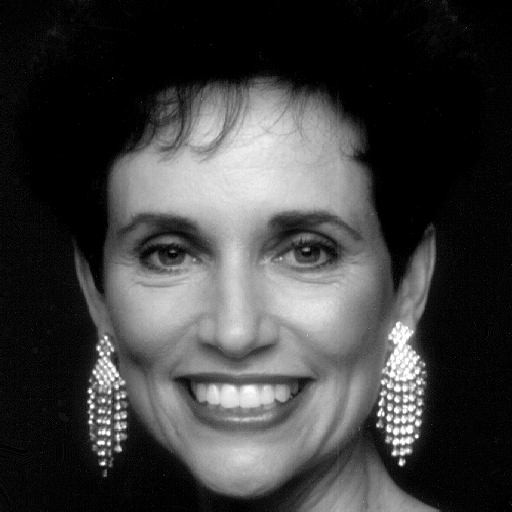
#> input picture Ex_Image_Processing/Ex6/volto.tif, 512 x 512 px
$ python ex_3_spettro_di_fase.py
#> lines starting #> are read from the running program, lines starting #| are printed output that depends on the picture
# -*- coding: utf-8 -*-
"""
Created on Tue May 16 18:39:53 2023

@author: plett
"""

import numpy as np # importa Numpy
import matplotlib.pyplot as plt # importa Matplotlib
import scipy.ndimage as ndi # importa Scipy per le immagini
import skimage.io as io # importa il modulo Input/Output di SK-Image

plt.close('all')

x = np.float64(io.imread('volto.tif'))
#> x: shape (512, 512) float64; min 0, max 255, mean 62.2

plt.figure(1)
plt.title('immagine originale')
plt.imshow(x, clim = [0,255], cmap = 'gray')

X = np.fft.fft2(x)
Xf = np.fft.fftshift(X)
plt.figure(2)
Z = np.log(1+np.abs(Xf)); # enhancement per visualizzazione
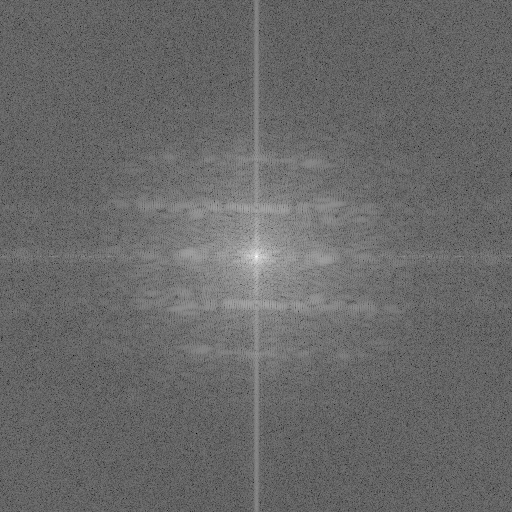
#> Z: shape (512, 512) float64; min 1.42, max 16.61, mean 7.68; drawn with min black and max white
plt.subplot(1,2,1);
plt.imshow(Z,clim=None,cmap='gray', extent=(-0.5,+0.5,+0.5,-0.5))
plt.title('Spettro di ampiezza')
plt.subplot(122)
plt.imshow(np.angle(Xf), clim=[-np.pi, np.pi], cmap='gray', extent=(-0.5,+0.5,+0.5,-0.5));
plt.title('Spettro di fase');

# Proviamo adesso a ricostruire un’immagine con la sola
# informazione di ampiezza o con la sola informazione di fase

ym = np.real(np.fft.ifft2(np.abs(X))) # ricostruzione solo modulo
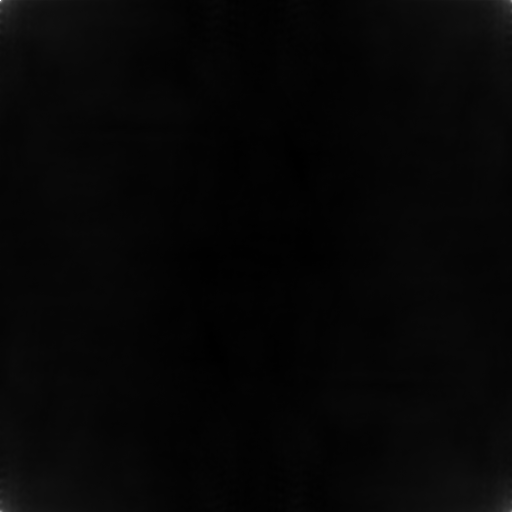
#> ym: shape (512, 512) float64; min -58.22, max 4611.8, mean 62.2; drawn with min black and max white
yf = np.real(np.fft.ifft2(np.exp(1j*np.angle(X)))) # ricostruzione solo fase
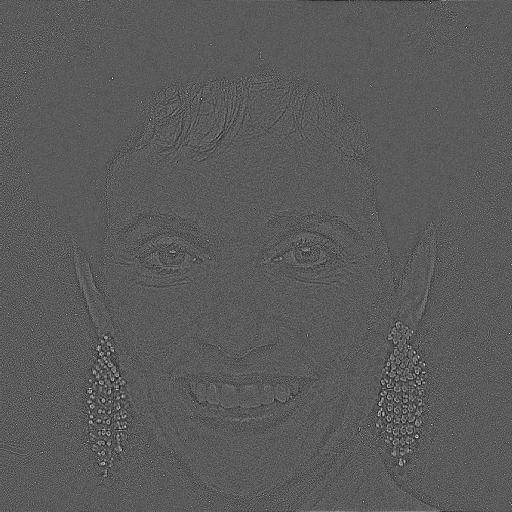
#> yf: shape (512, 512) float64; min -0.0158, max 0.0288, mean 3.81e-06; drawn with min black and max white
plt.figure(3)

z = np.log(ym-np.min(ym)+1); # enhancement per la visualizzazione
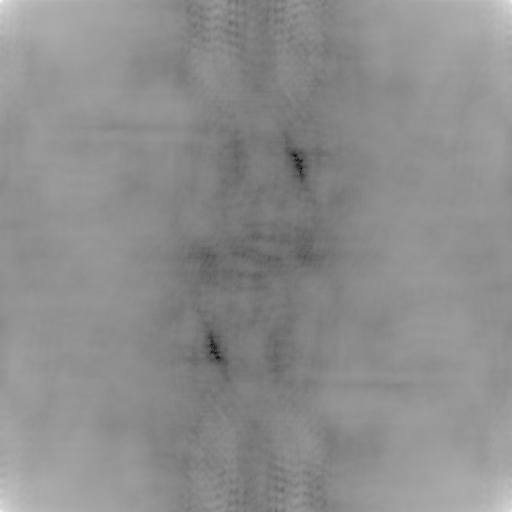
#> z: shape (512, 512) float64; min 0, max 8.45, mean 4.67; drawn with min black and max white
plt.subplot(1,2,1); plt.imshow(z, clim=None, cmap='gray')
plt.title('Ricostruzione spettro di ampiezza')
plt.subplot(1,2,2); plt.imshow(yf, clim=None, cmap='gray')
plt.title('Ricostruzione spettro di fase');
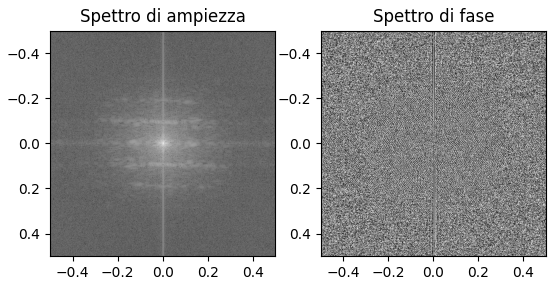
#> figure drawn by matplotlib, 2 panels

$ run again, with Ex_Image_Processing/Ex6/anelli.tif copied over Ex_Image_Processing/Ex6/volto.tif
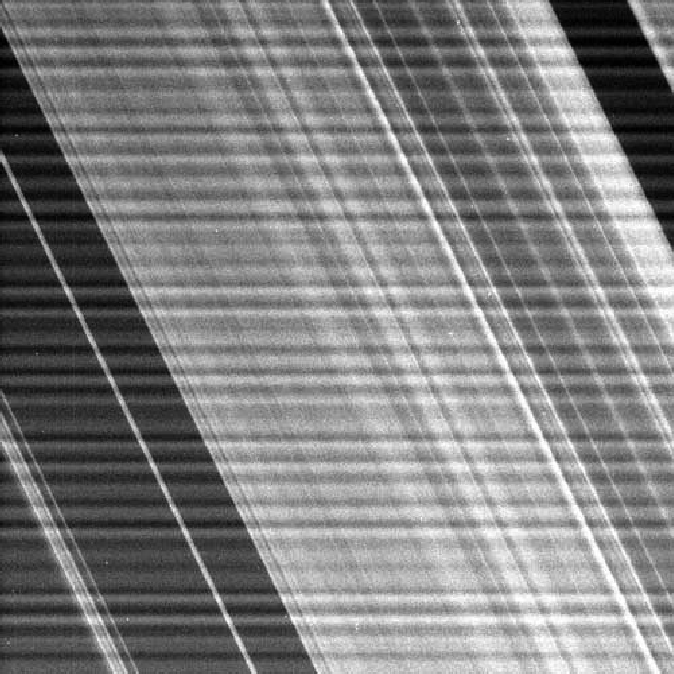
#> input picture Ex_Image_Processing/Ex6/anelli.tif, 674 x 674 px
#> `z = np.log(ym-np.min(ym)+1);`:
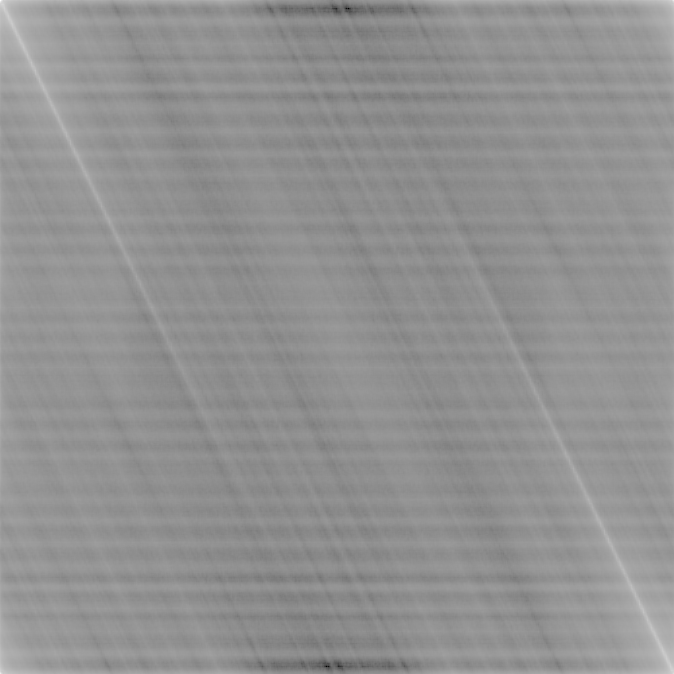
#> z: shape (674, 674) float64; min 0, max 8.65, mean 4.96; drawn with min black and max white
#> `plt.title('Ricostruzione spettro di fase');`:
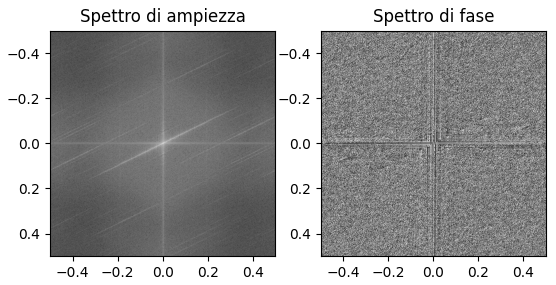
#> figure drawn by matplotlib, 2 panels
